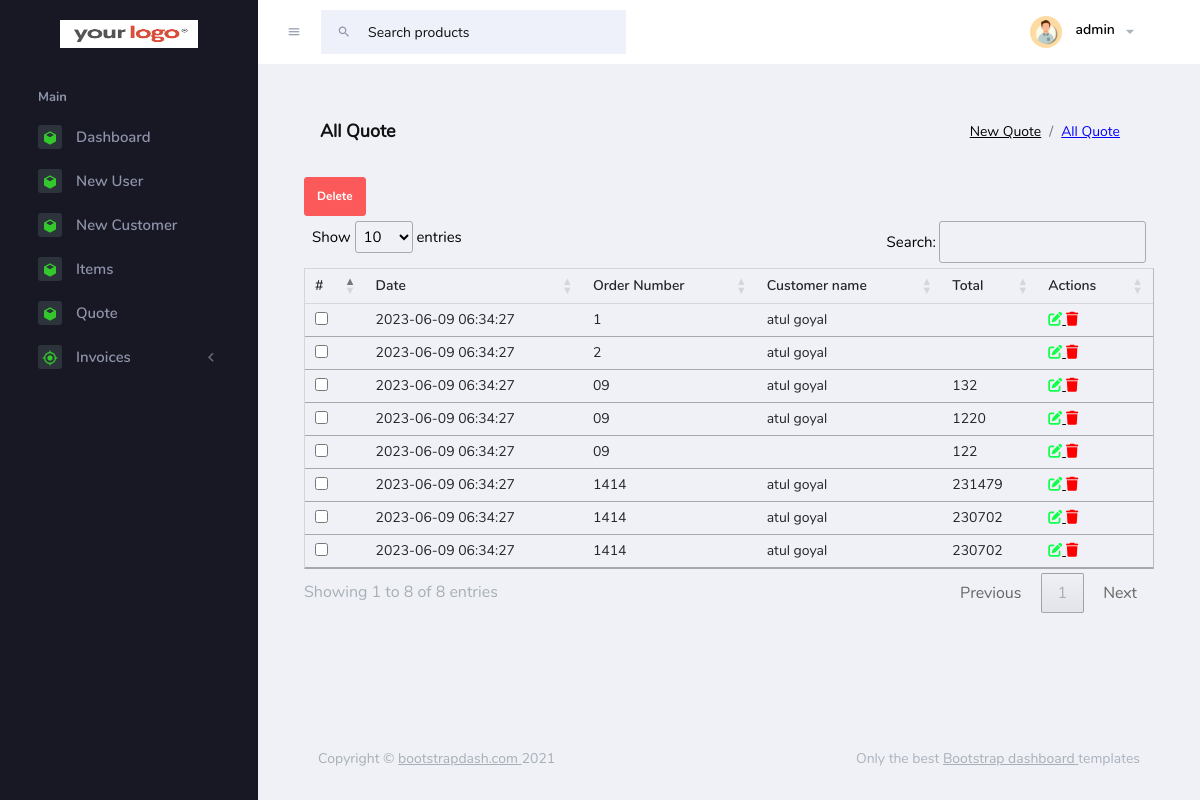
/pages/quote/Allquote.php (signed in), run on the app's committed database.
### tables this page shows
CREATE TABLE IF NOT EXISTS `dashboard2_quote` (
  `quote_id` int NOT NULL AUTO_INCREMENT,
  `customerName` varchar(255) NOT NULL,
  `invoice` varchar(255) NOT NULL,
  `orderNumber` varchar(255) NOT NULL,
  `quoteDate` date NOT NULL,
  `expireyDate` date NOT NULL,
  `salesperson` varchar(255) NOT NULL,
  `subject` varchar(255) NOT NULL,
  `subTotal` varchar(255) NOT NULL,
  `Discount` varchar(255) NOT NULL,
  `Adjustment` varchar(255) NOT NULL,
  `TCS` varchar(255) NOT NULL,
  `total` varchar(255) NOT NULL,
  `termsAndConditions` varchar(255) NOT NULL,
  `creation_Date` timestamp NOT NULL DEFAULT CURRENT_TIMESTAMP,
  PRIMARY KEY (`quote_id`)
);

### pages/database/quote/Allquote.php (the view)
<?php
include(dirname(__FILE__)."/../dbconnect.php");
$sql2 = "select * from dashboard2_quote";
$result = mysqli_query($conn,$sql2);
while ($row = $result->fetch_assoc()) {
    echo "
            <tr>
            <td><input type='checkbox' name='mdeleteIdQuote[]' value='" .  $row["quote_id"] . "'></td>
                <td>" . $row["creation_Date"] . "</td>
                <td>" . $row["invoice"] . "</td>
                <td>" . $row["customerName"] . "</td>
                <td>" . $row["total"] . "</td>
                <td>
                <a href='#'>
                    <i id='".$row["quote_id"]."' class='fa-solid fa-pen-to-square quoteEdit' style='color: #0fff4b;'></i>
                </a>
                <a href='#'>
                <i id='".$row["quote_id"]."'class='fa-solid fa-trash quotedelete' style='color: #ff0000;'></i>
                </a>
                </td>
            </tr>
                ";
}

### pages/common/header.php (shortened to what this page needs)
<!doctype html>
<html lang="en">
<head>
    <link href="https://cdn.jsdelivr.net/npm/bootstrap@5.0.2/dist/css/bootstrap.min.css" rel="stylesheet">
    <link rel="stylesheet" href="<?php echo INV_ASSETS; ?>/vendors/mdi/css/materialdesignicons.min.css">
    <link rel="stylesheet" href="<?php echo INV_ASSETS; ?>/vendors/flag-icon-css/css/flag-icon.min.css">
    <link rel="stylesheet" href="<?php echo INV_ASSETS; ?>/vendors/css/vendor.bundle.base.css">
    <link rel="stylesheet" href="<?php echo INV_ASSETS; ?>/css/style.css">
    <link rel="stylesheet" href="<?php echo INV_ASSETS; ?>/css/style2.css">
    <link rel="stylesheet" href="<?php echo INV_ASSETS; ?>/css/custom_style.css">
    <link rel="stylesheet" href="https://cdnjs.cloudflare.com/ajax/libs/font-awesome/6.4.0/css/all.min.css">
    <link rel="stylesheet" href="https://cdn.datatables.net/1.13.4/css/jquery.dataTables.css" />
    <link href="<?php echo INV_ASSETS; ?>/css/Select2.css" rel="stylesheet" />
</head>

### pages/quote/Allquote.php (shortened to what this page needs)
<?php include('../common/header.php'); ?>
<body>
    <div class="container-scroller">
        <?php include('../common/navbar.php'); ?>
        <div class="container-fluid page-body-wrapper">
            <?php include('../common/sidebar.php'); ?>
            <div class="main-panel">
                <div class="content-wrapper">
                    <div class="page-header">
                        <h3 class="page-title"> All Quote </h3>
                        <nav aria-label="breadcrumb">
                            <ol class="breadcrumb">
                                <li class="breadcrumb-item"><a href="quote.php">New Quote</a></li>
                                <li class="breadcrumb-item active"><a href="Allquote.php">All Quote</a></li>
                        </nav>
                    </div>
                    <form action="../database/quote/deleteQuote.php" method="POST">
                        <button type="submit" name="mDeleteQuote" class="btn btn-danger">Delete</button>
                        <table border="1" class="mt-5 table" id="myTable">
                            <thead>
                                <tr>
                                    <th>#</th>
                                    <th>Date</th>
                                    <th>Order Number</th>
                                    <th>Customer name</th>
                                    <th>Total</th>
                                    <th>Actions</th>
                                </tr>
                            </thead>
                            <tbody>
                                <?php
                                include('../database/quote/Allquote.php')
                                ?>
                            </tbody>
                        </table>
                    </form>
                </div>
                <footer class="footer">
                    <div class="footer-inner-wraper">
                        <div class="d-sm-flex justify-content-center justify-content-sm-between py-2">
                            <span class="text-muted text-center text-sm-left d-block d-sm-inline-block">Copyright © <a href="https://www.bootstrapdash.com/" target="_blank">bootstrapdash.com </a>2021</span>
                            <span class="float-none float-sm-right d-block mt-1 mt-sm-0 text-center">Only the best <a href="https://www.bootstrapdash.com/" target="_blank"> Bootstrap dashboard </a> templates</span>
                        </div>
                    </div>
                </footer>
            </div>
        </div>
    </div>
</body>
</html>

### pages/common/navbar.php (shortened to what this page needs)
<nav class="navbar default-layout-navbar col-lg-12 col-12 p-0 fixed-top d-flex flex-row">
  <div class="text-center navbar-brand-wrapper d-flex align-items-center justify-content-center">
    <a class="navbar-brand brand-logo" href="<?php echo SITE_URL; ?>pages/dashboard.php"><img src="<?php echo INV_ASSETS; ?>/images/your_logo.png" /></a>
  </div>
  <div class="navbar-menu-wrapper d-flex align-items-stretch nav-right">
    <button class="navbar-toggler navbar-toggler align-self-center" type="button" data-toggle="minimize">
      <span class="mdi mdi-menu"></span>
    </button>
    <div class="search-field d-none d-xl-block">
      <form class="d-flex align-items-center h-100" action="#">
        <div class="input-group">
          <div class="input-group-prepend bg-transparent">
            <i class="input-group-text border-0 mdi mdi-magnify"></i>
          </div>
          <input type="text" class="form-control bg-transparent border-0" placeholder="Search products">
        </div>
      </form>
    </div>
    <ul class="navbar-nav navbar-nav-right">
      <li class="nav-item nav-profile dropdown">
        <a class="nav-link dropdown-toggle" id="profileDropdown" href="#" data-bs-toggle="dropdown" aria-expanded="false">
          <div class="nav-profile-img">
            <img src="<?php echo INV_ASSETS; ?>/images/faces/logo1.jpg" alt="image">
          </div>
          <div class="nav-profile-text">
            <p id="<?php echo $_SESSION['userID'] ?>" class="mb-1 text-black user_Name"><?php echo $_SESSION['username'] ?></p>
          </div>
        </a>
      </li>
    </ul>
  </div>
</nav>

### pages/common/sidebar.php (shortened to what this page needs)
<nav class="sidebar sidebar-offcanvas" id="sidebar">
  <ul class="nav">
    <li class="nav-item nav-category">Main</li>
    <li class="nav-item">
      <a class="nav-link" href="<?php echo SITE_URL; ?>pages/dashboard.php">
        <span class="icon-bg"><i class="mdi mdi-cube menu-icon"></i></span>
        <span class="menu-title">Dashboard</span>
      </a>
    </li>
    <li class="nav-item">
      <a class="nav-link" href="<?php echo SITE_URL; ?>pages/users/user.php">
        <span class="icon-bg"><i class="mdi mdi-cube menu-icon"></i></span>
        <span class="menu-title">New User</span>
      </a>
    </li>
    <li class="nav-item">
      <a class="nav-link" href="<?php echo SITE_URL; ?>pages/customer/customer.php">
        <span class="icon-bg"><i class="mdi mdi-cube menu-icon"></i></span>
        <span class="menu-title">New Customer</span>
      </a>
    </li>
    <li class="nav-item">
      <a class="nav-link" href="<?php echo SITE_URL; ?>pages/items/items.php">
        <span class="icon-bg"><i class="mdi mdi-cube menu-icon"></i></span>
        <span class="menu-title">Items</span>
      </a>
    </li>
    <li class="nav-item">
      <a class="nav-link" href="<?php echo SITE_URL; ?>pages/quote/quote.php">
        <span class="icon-bg"><i class="mdi mdi-cube menu-icon"></i></span>
        <span class="menu-title">Quote</span>
      </a>
    </li>
    <li class="nav-item">
      <a class="nav-link" data-bs-toggle="collapse" href="#ui-basic" aria-expanded="false" aria-controls="ui-basic">
        <span class="icon-bg"><i class="mdi mdi-crosshairs-gps menu-icon"></i></span>
        <span class="menu-title">Invoices</span>
        <i class="menu-arrow"></i>
      </a>
    </li>
  </ul>
</nav>

### assets/css/style2.css (style rules this page uses)
a { color: black; }
.breadcrumb .active a { color: blue !important; }

### assets/css/custom_style.css (style rules this page uses)
:root { --dark-bg-color: #434343; --dark-text-color: #fff; }
.navbar-menu-wrapper.nav-right { padding-right: 50px; }
input { padding: 10px !important; }
.form-control { border-radius: 8px; }
html, body { margin: 0; padding: 0; height: 100%; width: 100%; }

### data on the page
dashboard2_quote: creation_Date "2023-06-09 06:34:27", invoice "1", customerName "atul goyal"
dashboard2_quote: creation_Date "2023-06-09 06:34:27", invoice "2", customerName "atul goyal"
dashboard2_quote: creation_Date "2023-06-09 06:34:27", invoice "09", customerName "atul goyal", total "132"
dashboard2_quote: creation_Date "2023-06-09 06:34:27", invoice "09", customerName "atul goyal", total "1220"
dashboard2_quote: creation_Date "2023-06-09 06:34:27", invoice "09", total "122"
dashboard2_quote: creation_Date "2023-06-09 06:34:27", invoice "1414", customerName "atul goyal", total "231479"
dashboard2_quote: creation_Date "2023-06-09 06:34:27", invoice "1414", customerName "atul goyal", total "230702"
dashboard2_quote: creation_Date "2023-06-09 06:34:27", invoice "1414", customerName "atul goyal", total "230702"

### other printed values
$_SESSION['username'] "admin"
